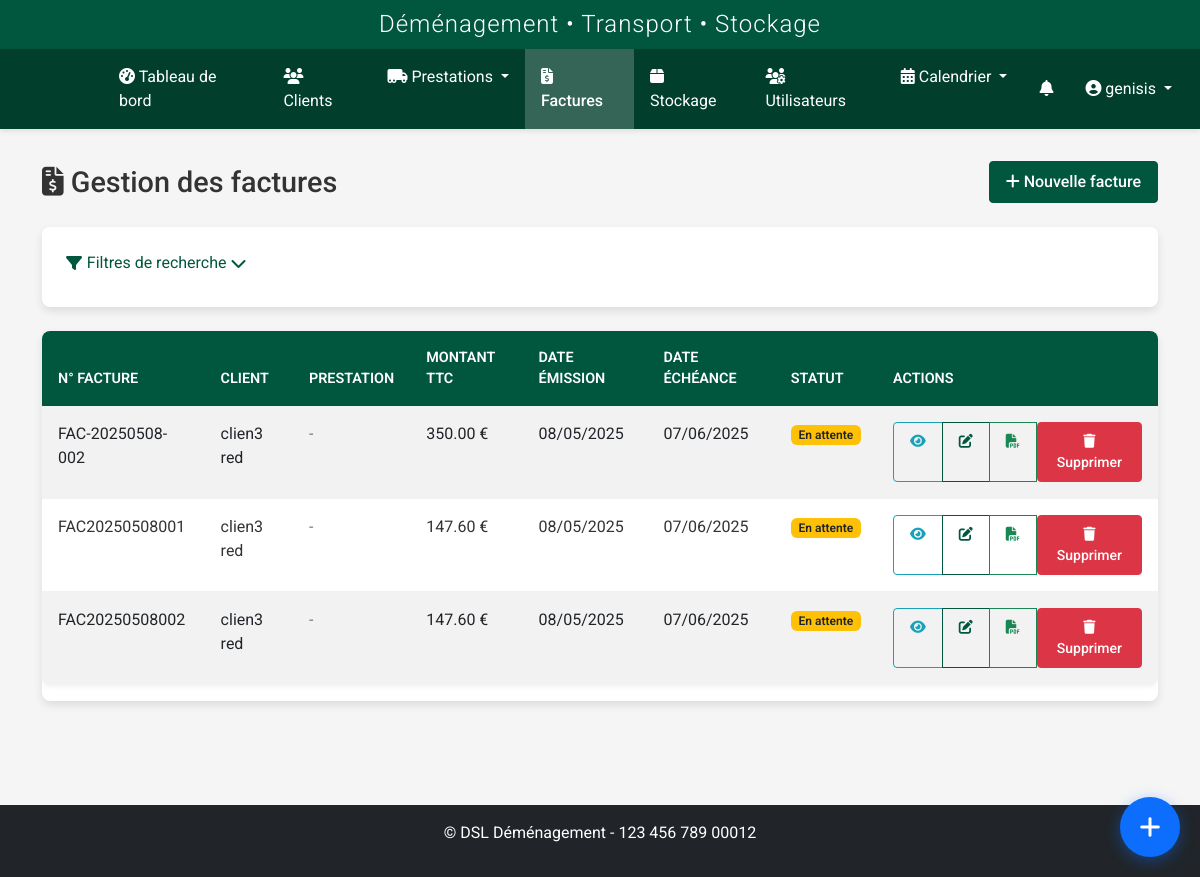
/factures/ (signed in), run on an earlier commit of the app's database.
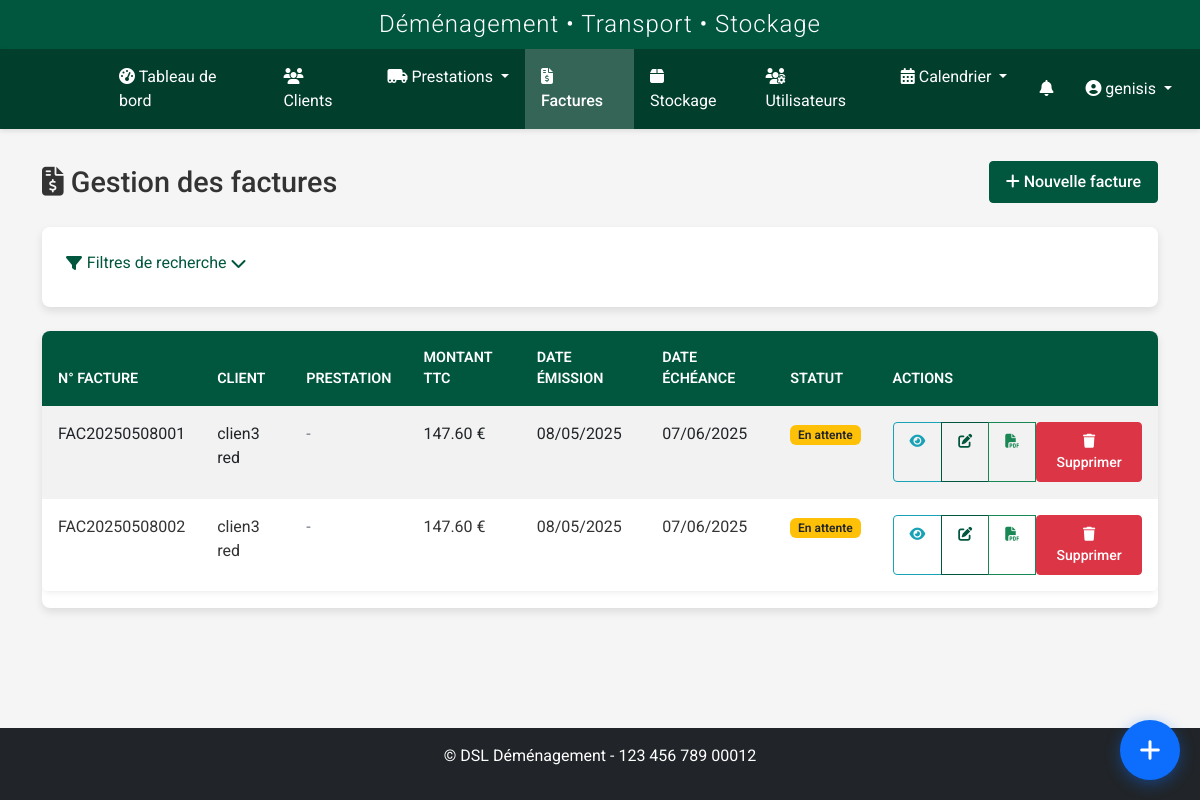
And on a later commit of the database.
### models.py (models this page shows, shortened)
class User(UserMixin, db.Model):
    id = db.Column(db.Integer, primary_key=True)
    nom = db.Column(db.String(64), nullable=False)
    prenom = db.Column(db.String(64), nullable=False)
    username = db.Column(db.String(64), unique=True, nullable=False)
    email = db.Column(db.String(120), unique=True, nullable=True)
    password_hash = db.Column(db.String(256), nullable=False)
    role = db.Column(db.String(20), nullable=False, default='transporteur')
    statut = db.Column(db.String(20), nullable=False, default='actif')
    vehicule = db.Column(db.String(100), nullable=True)
    type_vehicule_id = db.Column(db.Integer, db.ForeignKey('type_vehicule.id'), nullable=True)
    permis_conduire = db.Column(db.String(50), nullable=True)
    notes = db.Column(db.Text, nullable=True)
    derniere_connexion = db.Column(db.DateTime, nullable=True)
    date_creation = db.Column(db.DateTime, nullable=False, default=datetime.utcnow)
    prestations = db.relationship('Prestation', secondary=prestation_transporteurs, back_populates='transporteurs')
    type_vehicule = db.relationship('TypeVehicule', backref='transporteurs')
    def is_admin(self):
        return self.role in ['admin', 'superadmin']
    def is_transporteur(self):
        return self.role == 'transporteur' or self.is_admin()

class Facture(db.Model):
    id = db.Column(db.Integer, primary_key=True)
    numero = db.Column(db.String(50), unique=True, nullable=False)
    client_id = db.Column(db.Integer, db.ForeignKey('client.id'), nullable=False)
    prestation_id = db.Column(db.Integer, db.ForeignKey('prestation.id'), nullable=True)
    stockage_id = db.Column(db.Integer, db.ForeignKey('stockage.id'), nullable=True)
    date_emission = db.Column(db.DateTime, nullable=False, default=datetime.utcnow)
    date_echeance = db.Column(db.DateTime, nullable=True)
    montant_ht = db.Column(db.Float, nullable=False)
    taux_tva = db.Column(db.Float, nullable=False, default=20.0)  # Ajout du champ taux_tva
    montant_ttc = db.Column(db.Float, nullable=False)
    montant_acompte = db.Column(db.Float, nullable=True, default=0)
    societe = db.Column(db.String(50), nullable=True)
    mode_paiement = db.Column(db.String(50), nullable=True)
    statut = db.Column(db.String(20), nullable=False, default='En attente')
    commission_pourcentage = db.Column(db.Float, nullable=True)
    commission_montant = db.Column(db.Float, nullable=True)
    notes = db.Column(db.Text, nullable=True)
    observations = db.Column(db.Text, nullable=True)
    commercial_id = db.Column(db.Integer, db.ForeignKey('user.id'), nullable=True)
    commercial = db.relationship('User', foreign_keys=[commercial_id], backref='factures_creees')
    fichiers = db.relationship('FichierFacture', backref='facture', lazy=True, cascade="all, delete-orphan")

class Client(db.Model):
    id = db.Column(db.Integer, primary_key=True)
    nom = db.Column(db.String(64), nullable=False)
    prenom = db.Column(db.String(64), nullable=False)
    adresse = db.Column(db.Text, nullable=True)
    code_postal = db.Column(db.String(10), nullable=True)
    ville = db.Column(db.String(64), nullable=True)
    pays = db.Column(db.String(64), default='France')
    telephone = db.Column(db.String(20), nullable=True)
    email = db.Column(db.String(120), nullable=True)
    type_client = db.Column(db.String(50), nullable=True)
    tags = db.Column(db.Text, nullable=True)
    observations = db.Column(db.Text, nullable=True)
    statut = db.Column(db.String(20), default='actif')
    archive = db.Column(db.Boolean, default=False)
    date_creation = db.Column(db.DateTime, nullable=False, default=datetime.utcnow)
    commercial_id = db.Column(db.Integer, db.ForeignKey('user.id'), nullable=True)
    commercial = db.relationship('User', backref=db.backref('clients', lazy=True), foreign_keys=[commercial_id])
    prestations_principales = db.relationship('Prestation', backref=db.backref('client_principal', lazy=True), lazy=True, foreign_keys="Prestation.client_id")
    prestations_supplementaires = db.relationship('Prestation', secondary=prestation_clients, back_populates='clients_supplementaires')
    factures = db.relationship('Facture', backref='client', lazy=True)

### routes/facture.py (the view)
@facture_bp.route('/')
@login_required
def index():
    factures = Facture.query.all()
    form = FactureSearchForm()
    return render_template('factures/index.html', factures=factures, form=form, title='Gestion des factures')

### templates/factures/index.html (shortened to what this page needs)
{% extends 'base.html' %}
{% block content %}
<div class="facture-page">
    <div class="page-title">
        <h1><i class="fas fa-file-invoice-dollar"></i> Gestion des factures</h1>
        <a href="{{ url_for('facture.add') }}" class="btn btn-primary">
            <i class="fas fa-plus"></i> Nouvelle facture
        </a>
    </div>
    <div class="card mb-4">
        <div class="card-body">
            <div class="filter-toggle mb-2">
                <i class="fas fa-filter"></i> Filtres de recherche
                <i class="fas fa-chevron-down ms-1"></i>
            </div>
        </div>
    </div>
    <div class="card">
        <div class="table-responsive">
            <table class="table table-hover table-striped">
                <thead>
                    <tr>
                        <th>N° Facture</th>
                        <th>Client</th>
                        <th>Prestation</th>
                        <th>Montant TTC</th>
                        <th>Date émission</th>
                        <th>Date échéance</th>
                        <th>Statut</th>
                        <th>Actions</th>
                    </tr>
                </thead>
                <tbody>
                    {% if factures %}
                        {% for facture in factures %}
                            <tr>
                                <td>{{ facture.numero }}</td>
                                <td>{{ facture.client.nom }} {{ facture.client.prenom }}</td>
                                <td>
                                    {% if facture.prestation %}
                                        {{ facture.prestation.type_demenagement }} ({{ facture.prestation.date_debut.strftime('%d/%m/%Y') }})
                                    {% else %}
                                        <span class="text-muted">-</span>
                                    {% endif %}
                                </td>
                                <td>{{ "{:,.2f}".format(facture.montant_ttc) }} €</td>
                                <td>{{ facture.date_emission.strftime('%d/%m/%Y') }}</td>
                                <td>{{ facture.date_echeance.strftime('%d/%m/%Y') }}</td>
                                <td>
                                    <span class="badge status-{{ facture.statut|lower|replace(' ', '-') }}">
                                        {{ facture.statut }}
                                    </span>
                                </td>
                                <td>
                                    <div class="btn-group btn-group-sm">
                                        <a href="{{ url_for('facture.view', id=facture.id) }}" class="btn btn-outline-info" title="Visualiser">
                                            <i class="fas fa-eye"></i>
                                        </a>
                                        <a href="{{ url_for('facture.edit', id=facture.id) }}" class="btn btn-outline-primary" title="Modifier">
                                            <i class="fas fa-edit"></i>
                                        </a>
                                        <a href="{{ url_for('facture.view', id=facture.id) }}#documents" class="btn btn-outline-success" title="Documents de facturation">
                                            <i class="fas fa-file-pdf"></i>
                                        </a>
                                        {% if current_user.is_admin() %}
                                            <form action="{{ url_for('facture.delete', id=facture.id) }}" method="POST" style="display: inline;">
                                                <button type="submit" class="btn btn-danger btn-sm" onclick="return confirm('Êtes-vous sûr de vouloir supprimer cette facture ?');">
                                                    <i class="fas fa-trash"></i> Supprimer
                                                </button>
                                            </form>
                                        {% endif %}
                                    </div>
                                </td>
                            </tr>
                        {% endfor %}
                    {% endif %}
                </tbody>
            </table>
        </div>
    </div>
</div>
{% endblock %}

### templates/base.html (shortened to what this page needs)
<!DOCTYPE html>
<html lang="fr">
<head>
    <link href="https://cdn.jsdelivr.net/npm/bootstrap@5.2.3/dist/css/bootstrap.min.css" rel="stylesheet">
    <link rel="stylesheet" href="https://cdnjs.cloudflare.com/ajax/libs/font-awesome/6.2.1/css/all.min.css">
    <link rel="stylesheet" href="https://cdnjs.cloudflare.com/ajax/libs/toastr.js/latest/toastr.min.css">
    <link href="https://cdn.jsdelivr.net/npm/fullcalendar@5.11.3/main.min.css" rel="stylesheet">
    <link href="https://cdn.jsdelivr.net/npm/summernote@0.8.18/dist/summernote-lite.min.css" rel="stylesheet">
    <link rel="stylesheet" href="{{ url_for('static', filename='css/style.css') }}">
    <link rel="stylesheet" href="{{ url_for('static', filename='css/notification-flash.css') }}">
    <link rel="stylesheet" href="{{ url_for('static', filename='css/notifications.css') }}">
    <link rel="stylesheet" href="{{ url_for('static', filename='css/prestations.css') }}">
    <link rel="stylesheet" href="{{ url_for('static', filename='css/custom-calendar.css') }}">
    <link rel="stylesheet" href="{{ url_for('static', filename='css/navbar-logos.css') }}">
    <link rel="stylesheet" href="{{ url_for('static', filename='css/whatsapp-buttons.css') }}">
    <link rel="stylesheet" href="{{ url_for('static', filename='css/quick-access-bubble.css') }}">
</head>
<body {% if current_user.is_authenticated %}data-user-role="{{ current_user.role }}" data-user-id="{{ current_user.id }}"{% endif %}>
    {% if current_user.is_authenticated %}
        <header>
            <div class="app-header">
                <h2>Déménagement • Transport • Stockage</h2>
            </div>
            <nav class="navbar navbar-dark navbar-expand-lg">
                <div class="container-fluid">
                    <a class="navbar-brand" href="{{ url_for('dashboard.index') }}">
                        <div class="logo-slideshow">
                        </div>
                    </a>
                    <div class="collapse navbar-collapse" id="navbarMain">
                        <ul class="navbar-nav me-auto mb-2 mb-lg-0">
                            <li class="nav-item">
                                <a class="nav-link {% if request.endpoint == 'dashboard.index' %}active{% endif %}" href="{{ url_for('dashboard.index') }}">
                                    <i class="fas fa-tachometer-alt"></i> Tableau de bord
                                </a>
                            </li>
                            <li class="nav-item">
                                <a class="nav-link {% if request.endpoint.startswith('client.') %}active{% endif %}" href="{{ url_for('client.index') }}">
                                    <i class="fas fa-users"></i> Clients
                                </a>
                            </li>
                            <li class="nav-item dropdown">
                                <a class="nav-link dropdown-toggle {% if request.endpoint.startswith('prestation.') %}active{% endif %}" href="#" id="prestationsDropdown" role="button" data-bs-toggle="dropdown" aria-expanded="false">
                                    <i class="fas fa-truck-moving"></i> Prestations
                                </a>
                            </li>
                            <li class="nav-item">
                                <a class="nav-link {% if request.endpoint.startswith('facture.') %}active{% endif %}" href="{{ url_for('facture.index') }}">
                                    <i class="fas fa-file-invoice-dollar"></i> Factures
                                </a>
                            </li>
                            <li class="nav-item">
                                <a class="nav-link {% if request.endpoint.startswith('stockage.') %}active{% endif %}" href="{{ url_for('stockage.index') }}">
                                    <i class="fas fa-box"></i> Stockage
                                </a>
                            </li>
                            {% if current_user.is_admin %}
                            <li class="nav-item">
                                <a class="nav-link {% if request.endpoint.startswith('user.') %}active{% endif %}" href="{{ url_for('user.index') }}">
                                    <i class="fas fa-users-cog"></i> Utilisateurs
                                </a>
                            </li>
                            {% endif %}
                            <li class="nav-item dropdown">
                                <a class="nav-link dropdown-toggle {% if request.endpoint.startswith('calendrier.') %}active{% endif %}" href="#" id="calendrierDropdown" role="button" data-bs-toggle="dropdown" aria-expanded="false">
                                    <i class="fas fa-calendar-alt"></i> Calendrier
                                </a>
                            </li>
                        </ul>
                        <ul class="navbar-nav">
                            {% if current_user.is_authenticated and (current_user.is_transporteur() or current_user.is_admin() or current_user.role in ['commercial', 'superadmin']) %}
                            <li class="nav-item">
                                <a href="{{ url_for('transporteur_prestations.notifications') }}" class="nav-link position-relative">
                                    <i class="fas fa-bell"></i>
                                </a>
                            </li>
                            {% endif %}
                            <li class="nav-item dropdown">
                                <a class="nav-link dropdown-toggle" href="#" id="userDropdown" role="button" data-bs-toggle="dropdown">
                                    <i class="fas fa-user-circle"></i> {{ current_user.username }}
                                </a>
                            </li>
                        </ul>
                    </div>
                </div>
            </nav>
        </header>
        <main class="main-content">
            <div class="container">
                {% block content %}{% endblock %}
            </div>
        </main>
        <footer class="mt-5 py-3 bg-dark text-white">
            <div class="container text-center">
                <p>&copy; {{ config.COMPANY_FULL_NAME }} - {{ config.COMPANY_SIRET }}</p>
            </div>
        </footer>
    {% else %}
        <main class="main-content">
            <div class="container">
                {% block auth_content %}{% endblock %}
            </div>
        </main>
    {% endif %}
</body>
</html>

What changed in the data, as far as the page shows it:
removed Facture: numero "FAC-20250508-002", client.nom "clien3", client.prenom "red", montant_ttc "350.00", date_emission "08/05/2025", date_echeance "07/06/2025", statut "En attente"
